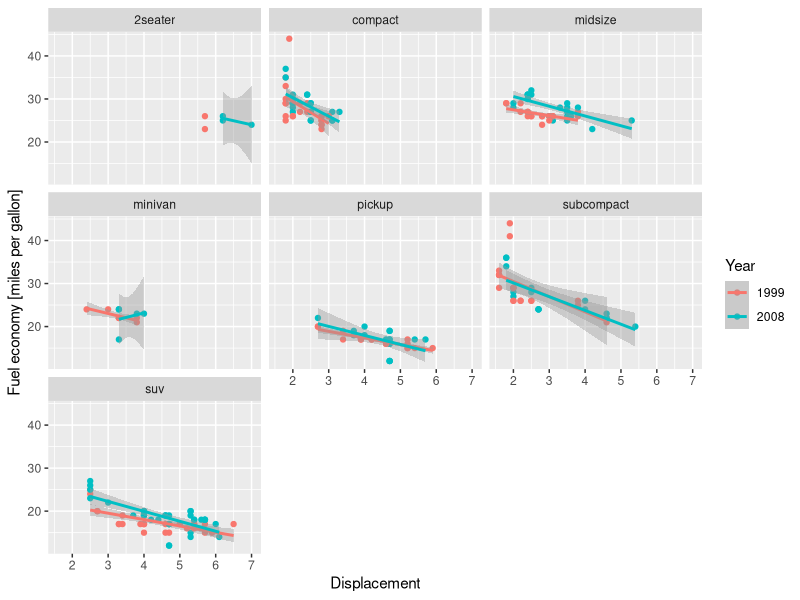
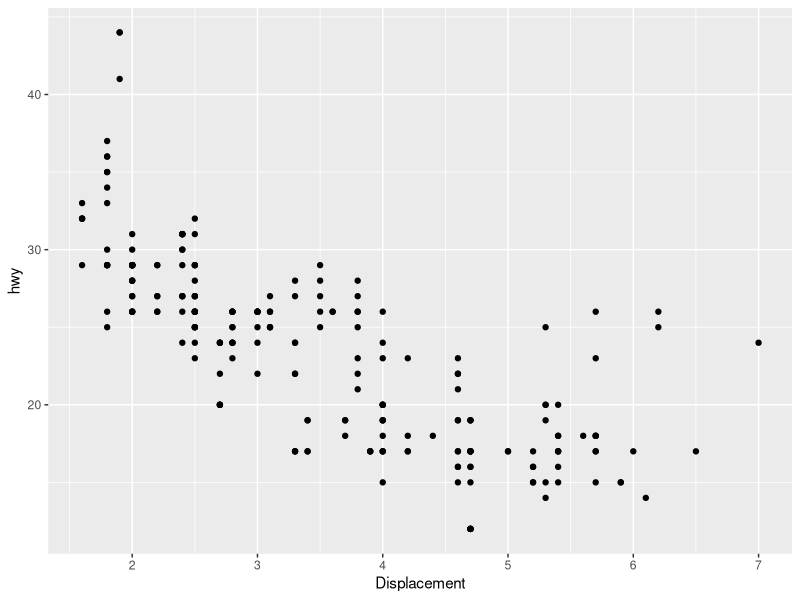
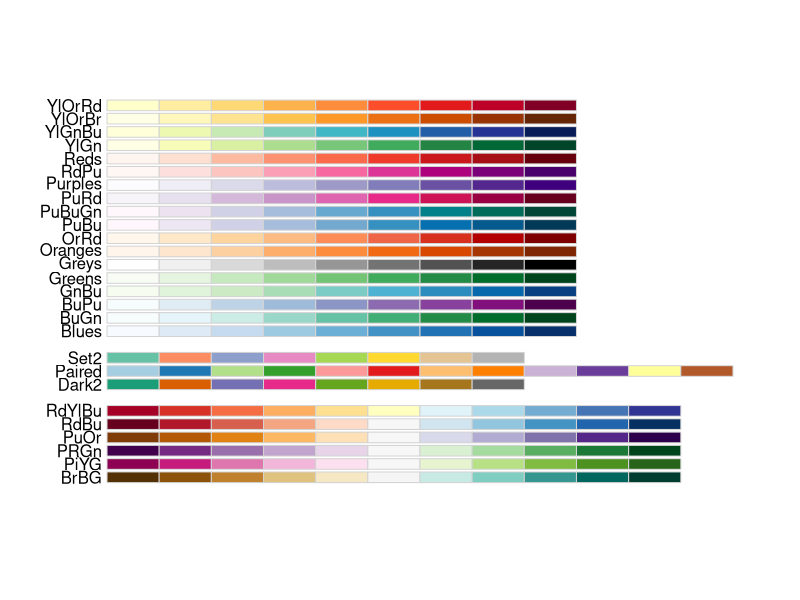
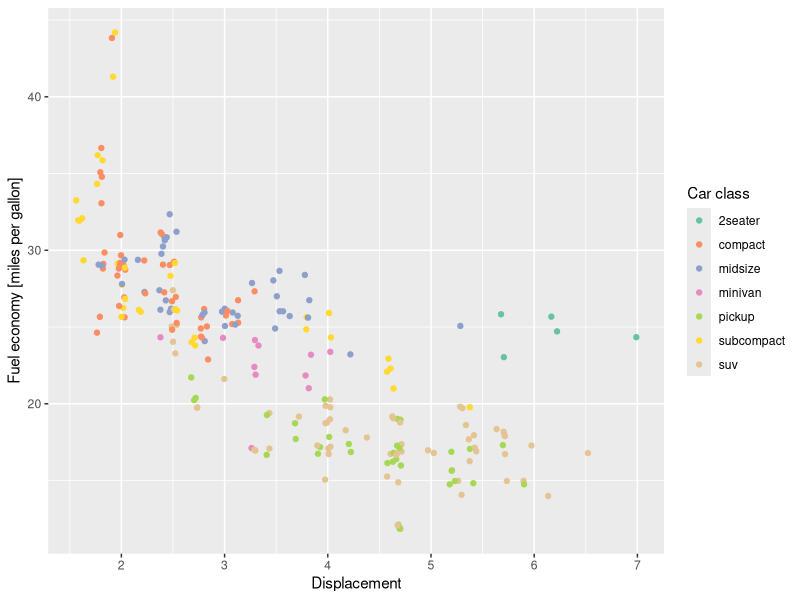

These figures' R source, in order:
## ---- chunk 1
knitr::opts_chunk$set(echo = TRUE)
library(tidyverse)
## ---- chunk 2
ggplot(data = mpg) +
  geom_point(
    mapping = aes(x = displ, y = hwy, color = factor(year))
  ) +
  geom_smooth(
    mapping = aes(x = displ, y = hwy, color = factor(year)),
    method = "lm"
  ) +
  facet_wrap(~class) +
  scale_x_continuous(name = "Displacement") +
  scale_y_continuous(name = "Fuel economy [miles per gallon]") +
  scale_color_discrete(name = "Year")
## ---- chunk 3
ggplot(data = mpg) +
  geom_point(mapping = aes(x = displ, y = hwy)) +
  scale_x_continuous(name = "Displacement") +
  scale_x_continuous(name = "Displacement")
## ---- chunk 4
RColorBrewer::display.brewer.all(colorblindFriendly = TRUE)
## ---- chunk 5
ggplot(data = mpg) +
  geom_jitter(mapping = aes(x = displ, y = hwy, color = class)) +
  scale_x_continuous(name = "Displacement") +
  scale_y_continuous(name = "Fuel economy [miles per gallon]") +
  scale_color_brewer(name = "Car class", palette = "Set2")
